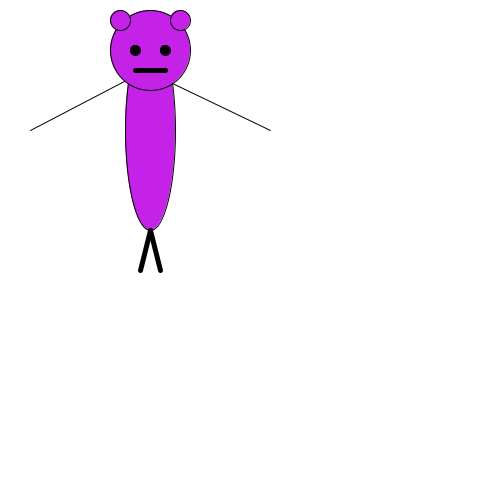
Frame 1 (no input)
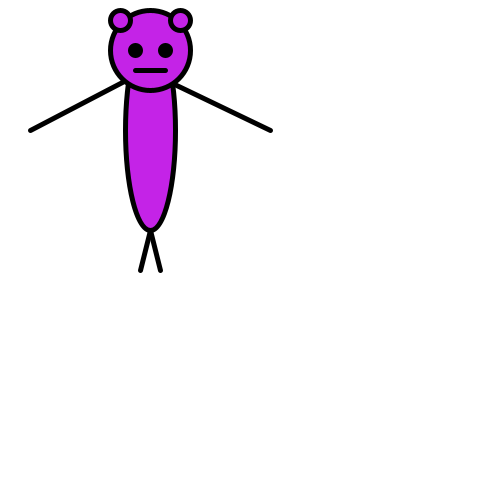
Frame 60 (the mouse pressed at the canvas centre just before this capture)
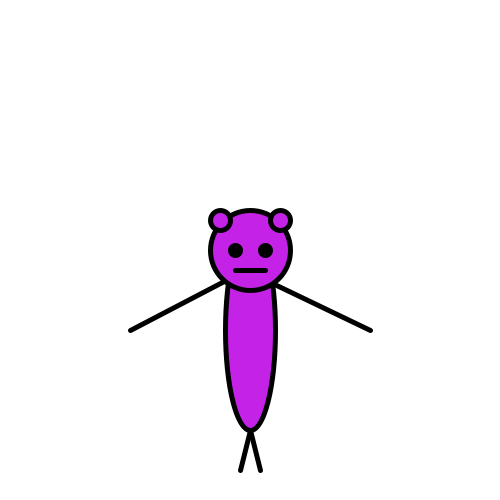
Frame 120 (the mouse held since frame 60 and released just before this capture)

The Processing sketch that drew these frames (run headless with seeded random() and noise(); from frame 60 on, the mouse is pressed at the canvas centre):

// Processing sketch: processing_48320
// ── processing_48320.pde

void setup () {
  
  size (500, 500);
  smooth ();
  }
  
  void draw () {
  background (255);
  
  float X = constrain (mouseX, 150, 350);
  float Y = constrain (mouseY, 50, 250);
  
  
 //Arms
 line (X + 120, Y + 80, X - 5, Y + 20); 
 line (X - 120, Y + 80, X - 5, Y + 20); 
 
 // Body 
 fill (196, 35, 231);
ellipse( X, Y + 80, 50, 200);

//head
  fill (196, 35, 231);
  ellipse (X, Y, 80, 80);
  
  //eye
  fill (0);
  ellipse (X - 15, Y , 10, 10);
  ellipse (X + 15 , Y, 10, 10);
 
 // Ears
 fill (196, 35, 231);
   ellipse (X - 30, Y - 30 , 20, 20);
  ellipse (X + 30 , Y - 30, 20, 20);
  
  // Legs
  strokeWeight (5);
 line(X  ,Y + 180 , X + 10, Y + 220);
  line(X  ,Y + 180 , X - 10, Y + 220);
  
  //Mounth
 line ( X + 15, Y + 20, X - 15, Y + 20);
 


  }             
